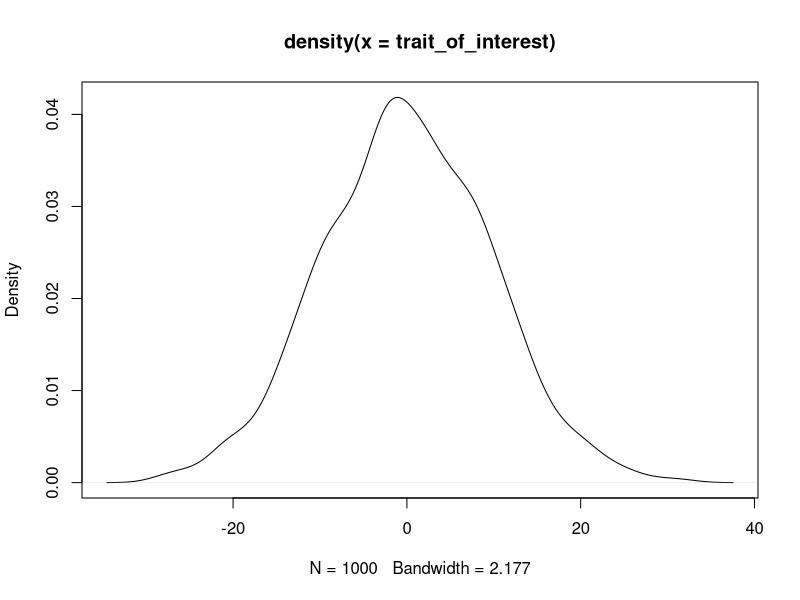

The R source for this figure:
## ---- chunk 1
rnorm(1000, 0, 10)->trait_of_interest

plot(density(trait_of_interest))
min(trait_of_interest)
max(trait_of_interest)

